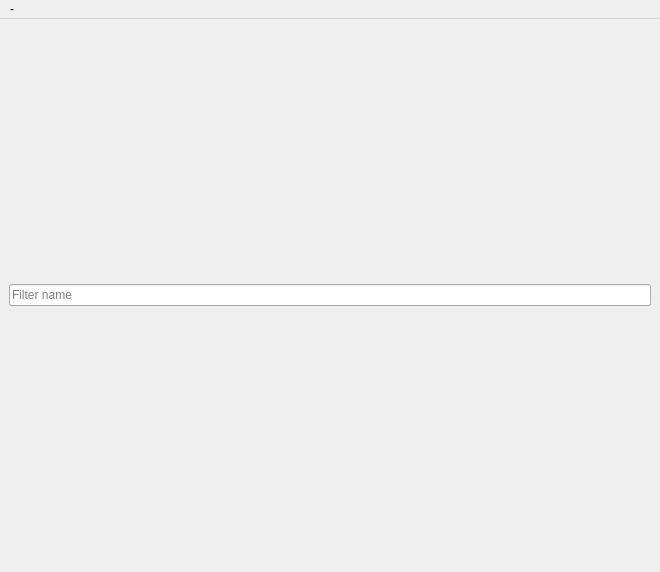
<?xml version="1.0" encoding="UTF-8"?>
<ui version="4.0">
 <class>TpContactsWindow</class>
 <widget class="QMainWindow" name="TpContactsWindow">
  <property name="geometry">
   <rect>
    <x>0</x>
    <y>0</y>
    <width>660</width>
    <height>572</height>
   </rect>
  </property>
  <property name="sizePolicy">
   <sizepolicy hsizetype="Expanding" vsizetype="Expanding">
    <horstretch>0</horstretch>
    <verstretch>0</verstretch>
   </sizepolicy>
  </property>
  <property name="windowTitle">
   <string>Conversations - Preview</string>
  </property>
  <property name="windowIcon">
   <iconset>
    <normaloff>:/assets/images/appicons/64x64.png</normaloff>:/assets/images/appicons/64x64.png</iconset>
  </property>
  <widget class="QWidget" name="centralWidget">
   <layout class="QVBoxLayout" name="verticalLayout">
    <property name="leftMargin">
     <number>0</number>
    </property>
    <property name="topMargin">
     <number>0</number>
    </property>
    <property name="rightMargin">
     <number>0</number>
    </property>
    <property name="bottomMargin">
     <number>0</number>
    </property>
    <item>
     <layout class="QHBoxLayout" name="horizontalLayout">
      <property name="leftMargin">
       <number>9</number>
      </property>
      <property name="rightMargin">
       <number>9</number>
      </property>
      <item>
       <widget class="QLineEdit" name="filterContacts">
        <property name="text">
         <string/>
        </property>
        <property name="placeholderText">
         <string>Filter name</string>
        </property>
       </widget>
      </item>
     </layout>
    </item>
   </layout>
  </widget>
  <widget class="QMenuBar" name="menuBar">
   <property name="geometry">
    <rect>
     <x>0</x>
     <y>0</y>
     <width>660</width>
     <height>22</height>
    </rect>
   </property>
   <widget class="QMenu" name="menuSave_file">
    <property name="title">
     <string>-</string>
    </property>
    <addaction name="actionSave_file"/>
   </widget>
   <addaction name="menuSave_file"/>
  </widget>
  <action name="actionSave_file">
   <property name="text">
    <string>Save file</string>
   </property>
  </action>
 </widget>
 <layoutdefault spacing="6" margin="11"/>
 <resources>
  <include location="../assets.qrc"/>
 </resources>
 <connections/>
</ui>
